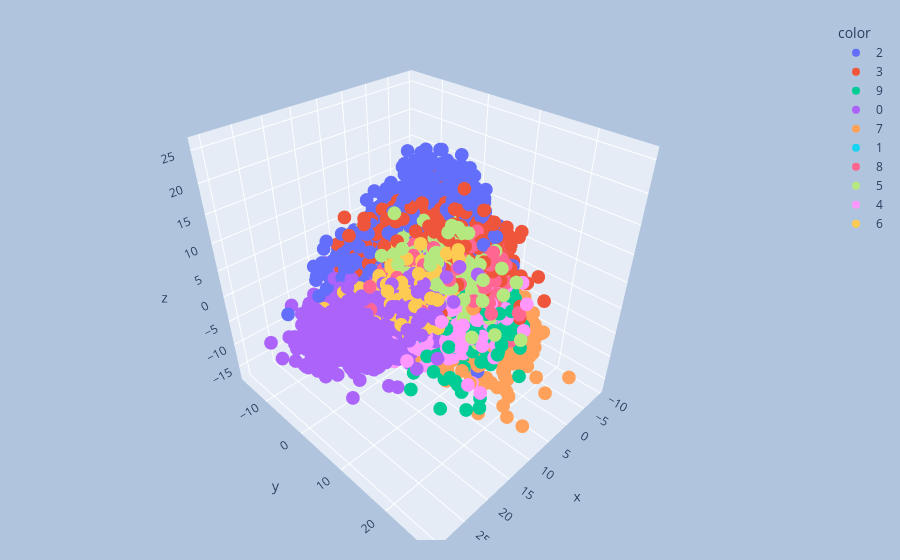

This figure's notebook cell:
### Code cell
import plotly.express as px

y_train_trf = y_train.astype(str)

fig = px.scatter_3d(x=X_train_trf[:,0], y=X_train_trf[:,1], z=X_train_trf[:,2],
              color=y_train_trf)

fig.update_layout(
    margin=dict(l=20, r=20, t=20, b=20),
    paper_bgcolor="LightSteelBlue",
)

fig.show()

### Figure 1 — Plotly figure (JSON) as saved in the notebook; plotly's stock layout.template omitted (floating-point values rounded to 4 significant figures; data arrays with more than 128 entries replaced by an {"elided": "..."} marker saying what was removed)
{"data": [{"hovertemplate": "color=2<br>x=%{x}<br>y=%{y}<br>z=%{z}<extra></extra>", "legendgroup": "2", "marker": {"color": "#636efa", "symbol": "circle"}, "mode": "markers", "name": "2", "scene": "scene", "showlegend": true, "type": "scatter3d", "x": {"elided": "3348 float values"}, "y": {"elided": "3348 float values"}, "z": {"elided": "3348 float values"}}, {"hovertemplate": "color=3<br>x=%{x}<br>y=%{y}<br>z=%{z}<extra></extra>", "legendgroup": "3", "marker": {"color": "#EF553B", "symbol": "circle"}, "mode": "markers", "name": "3", "scene": "scene", "showlegend": true, "type": "scatter3d", "x": {"elided": "3487 float values"}, "y": {"elided": "3487 float values"}, "z": {"elided": "3487 float values"}}, {"hovertemplate": "color=9<br>x=%{x}<br>y=%{y}<br>z=%{z}<extra></extra>", "legendgroup": "9", "marker": {"color": "#00cc96", "symbol": "circle"}, "mode": "markers", "name": "9", "scene": "scene", "showlegend": true, "type": "scatter3d", "x": {"elided": "3354 float values"}, "y": {"elided": "3354 float values"}, "z": {"elided": "3354 float values"}}, {"hovertemplate": "color=0<br>x=%{x}<br>y=%{y}<br>z=%{z}<extra></extra>", "legendgroup": "0", "marker": {"color": "#ab63fa", "symbol": "circle"}, "mode": "markers", "name": "0", "scene": "scene", "showlegend": true, "type": "scatter3d", "x": {"elided": "3311 float values"}, "y": {"elided": "3311 float values"}, "z": {"elided": "3311 float values"}}, {"hovertemplate": "color=7<br>x=%{x}<br>y=%{y}<br>z=%{z}<extra></extra>", "legendgroup": "7", "marker": {"color": "#FFA15A", "symbol": "circle"}, "mode": "markers", "name": "7", "scene": "scene", "showlegend": true, "type": "scatter3d", "x": {"elided": "3528 float values"}, "y": {"elided": "3528 float values"}, "z": {"elided": "3528 float values"}}, {"hovertemplate": "color=1<br>x=%{x}<br>y=%{y}<br>z=%{z}<extra></extra>", "legendgroup": "1", "marker": {"color": "#19d3f3", "symbol": "circle"}, "mode": "markers", "name": "1", "scene": "scene", "showlegend": true, "type": "scatter3d", "x": {"elided": "3722 float values"}, "y": {"elided": "3722 float values"}, "z": {"elided": "3722 float values"}}, {"hovertemplate": "color=8<br>x=%{x}<br>y=%{y}<br>z=%{z}<extra></extra>", "legendgroup": "8", "marker": {"color": "#FF6692", "symbol": "circle"}, "mode": "markers", "name": "8", "scene": "scene", "showlegend": true, "type": "scatter3d", "x": {"elided": "3270 float values"}, "y": {"elided": "3270 float values"}, "z": {"elided": "3270 float values"}}, {"hovertemplate": "color=5<br>x=%{x}<br>y=%{y}<br>z=%{z}<extra></extra>", "legendgroup": "5", "marker": {"color": "#B6E880", "symbol": "circle"}, "mode": "markers", "name": "5", "scene": "scene", "showlegend": true, "type": "scatter3d", "x": {"elided": "3066 float values"}, "y": {"elided": "3066 float values"}, "z": {"elided": "3066 float values"}}, {"hovertemplate": "color=4<br>x=%{x}<br>y=%{y}<br>z=%{z}<extra></extra>", "legendgroup": "4", "marker": {"color": "#FF97FF", "symbol": "circle"}, "mode": "markers", "name": "4", "scene": "scene", "showlegend": true, "type": "scatter3d", "x": {"elided": "3216 float values"}, "y": {"elided": "3216 float values"}, "z": {"elided": "3216 float values"}}, {"hovertemplate": "color=6<br>x=%{x}<br>y=%{y}<br>z=%{z}<extra></extra>", "legendgroup": "6", "marker": {"color": "#FECB52", "symbol": "circle"}, "mode": "markers", "name": "6", "scene": "scene", "showlegend": true, "type": "scatter3d", "x": {"elided": "3298 float values"}, "y": {"elided": "3298 float values"}, "z": {"elided": "3298 float values"}}], "layout": {"legend": {"title": {"text": "color"}, "tracegroupgap": 0}, "margin": {"b": 20, "l": 20, "r": 20, "t": 20}, "paper_bgcolor": "LightSteelBlue", "scene": {"domain": {"x": [0, 1], "y": [0, 1]}, "xaxis": {"title": {"text": "x"}}, "yaxis": {"title": {"text": "y"}}, "zaxis": {"title": {"text": "z"}}}}}
